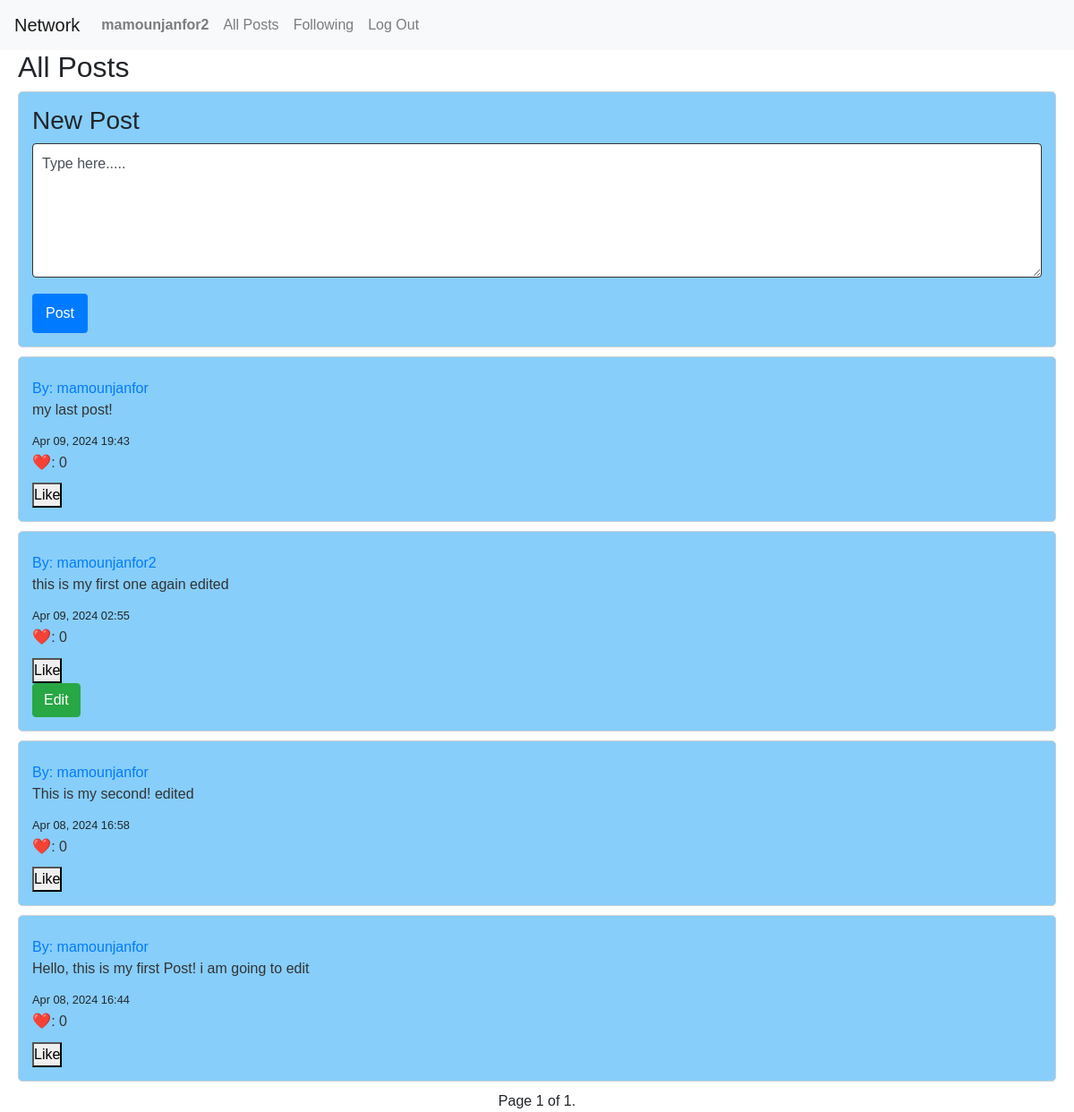
The app's page / (signed in) with its own data.
### network/models.py (models this page shows, shortened)
class User(AbstractUser):
    followers = models.ManyToManyField('self', symmetrical=False, related_name='following', blank=True)

class Post(models.Model):
    user = models.ForeignKey(User, on_delete=models.CASCADE, related_name="author")
    content = models.TextField()
    timestamp = models.DateTimeField(auto_now_add=True)

### network/views.py (the view)
# urls.py: path("", views.index, name="index"),
def index(request):
    posts_list = Post.objects.all().order_by('-timestamp')
    for post in posts_list:
        post.is_liked = post.post_like.filter(user=request.user).exists() if request.user.is_authenticated else False
    paginator = Paginator(posts_list, 10)
    page_number = request.GET.get('page')
    page_obj = paginator.get_page(page_number)
    return render(request, 'network/index.html', {
        'page_obj': page_obj,
        'posts': posts_list,
    })

### network/templates/network/index.html (shortened to what this page needs)
{% extends "network/layout.html" %}
{% block body %}
    {% if user.is_authenticated %}
        <div class="main-content">
            <h2>All Posts</h2>
            <div class = "post">
                <h3>New Post</h3>
                <form action="{% url 'new_post' %}" method="post">
                    <textarea name="content" class="form-control" placeholder="Add your content here...">Type here.....</textarea>
                    <button type="submit" class="btn btn-primary mt-2">Post</button>
                </form>
            </div>
        </div>
    {% endif %}
    <div class="main-content">
        {% for post in page_obj %}
            <div class="post">
                <h4></h4><a href="{% url 'profile' user_id=post.user.id %}">By: {{ post.user.username }}</a></h4>
                <p id="content_{{ post.id }}">{{ post.content }}</p>
                <small>{{ post.timestamp|date:"M d, Y H:i" }}</small>
                <p><span style="font-size: 17px; color: red;">❤️</span>: {{ post.post_like.count }}</p>
                <button id="like-button"  class="like-btn" data-post="{{ post.id }}" data-likes="{{ post.post_like.count }}" data-isliked="{{ post.is_liked }}">Like</button>
                {% if user.is_authenticated %}
                    {% if user == post.user %}
                            <div class="d-flex justify-content-aroud">
                                <button class="btn btn-success" data-toggle="modal" data-target="#modal_edit_post_{{ post.id }}">Edit</button>
                            </div>
                    {% endif %}
                {% endif %}
            </div>
        {% empty %}
            <p>No posts to display.</p>
        {% endfor %}
    </div>
    <div class="pagination justify-content-center">
        <span class="step-links">
            <span class="current">
                Page {{ page_obj.number }} of {{ page_obj.paginator.num_pages }}.
            </span>
        </span>
    </div>
{% endblock %}

### network/templates/network/layout.html (shortened to what this page needs)
{% load static %}
<!DOCTYPE html>
<html lang="en">
  <head>
    <link
      rel="stylesheet"
      href="https://stackpath.bootstrapcdn.com/bootstrap/4.4.1/css/bootstrap.min.css"
    />
    <link href="{% static 'network/styles.css' %}" rel="stylesheet" />
    <link rel="stylesheet" href="https://cdnjs.cloudflare.com/ajax/libs/font-awesome/4.7.0/css/font-awesome.min.css">
  </head>
  <body>
    <nav class="navbar navbar-expand-lg navbar-light bg-light">
      <a class="navbar-brand" href="{% url 'index'  %}">Network</a>
      <div>
        <ul class="navbar-nav mr-auto">
          {% if user.is_authenticated %}
          <li class="nav-item">
            <a class="nav-link" href="{% url 'profile' user.id %}"
              ><strong>{{ user.username }}</strong></a
            >
          </li>
          {% endif %}
          <li class="nav-item">
            <a class="nav-link" href="{% url 'index' %}">All Posts</a>
          </li>
          {% if user.is_authenticated %}
          <li class="nav-item">
            <a class="nav-link" href="{% url 'following' %}">Following</a>
          </li>
          <li class="nav-item">
            <a class="nav-link" href="{% url 'logout' %}">Log Out</a>
          </li>
          {% endif %}
        </ul>
      </div>
    </nav>
    <div class="body">{% block body %} {% endblock %}</div>
  </body>
</html>

### network/static/network/styles.css (style rules this page uses)
* { padding: 0; margin: 0; box-sizing: border-box; }
.main-content { padding: 0 20px; }
body { font-family: Arial, sans-serif; background-color: white; }
.post { background-color: lightskyblue; padding: 15px; margin-bottom: 10px; border: 1px solid #ccd0d5; border-radius: 5px; margin-left: auto; margin-right: auto; }
textarea.form-control { width: 100%; height: 100px; border: 1px solid #ccd0d5; padding: 10px; margin-bottom: 10px; height: 150px; border: 1px solid #333; }
.btn-primary { background-color: #007bff; border: none; padding: 10px 15px; margin-top: 10px; color: white; cursor: pointer; }
.post p { margin-bottom: 10px; color: #333; }

### records on screen
User: username "mamounjanfor2"
Post: user.username "mamounjanfor", content "my last post!", timestamp "Apr 09, 2024 19:43", post_like.count "0"
Post: user.username "mamounjanfor2", content "this is my first one again edited", timestamp "Apr 09, 2024 02:55", post_like.count "0"
Post: user.username "mamounjanfor", content "This is my second! edited", timestamp "Apr 08, 2024 16:58", post_like.count "0"
Post: user.username "mamounjanfor", content "Hello, this is my first Post! i am going to edit", timestamp "Apr 08, 2024 16:44", post_like.count "0"

### other values on screen
{{ page_obj.number }} "1"
{{ page_obj.paginator.num_pages }} "1"
